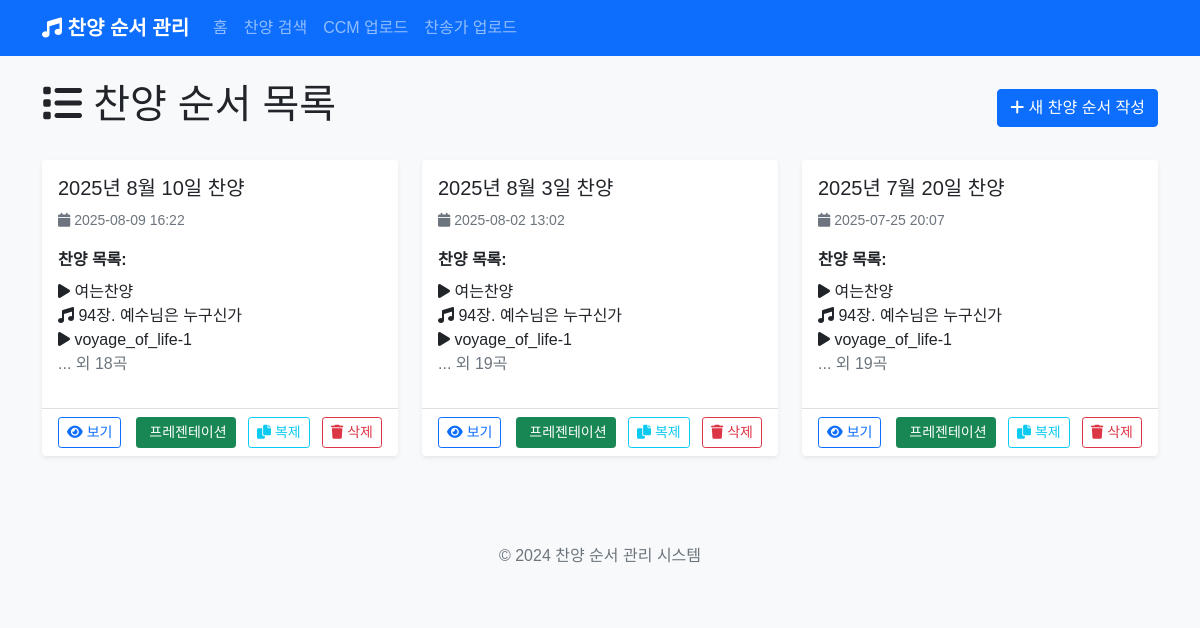
Before: / with the older database file.
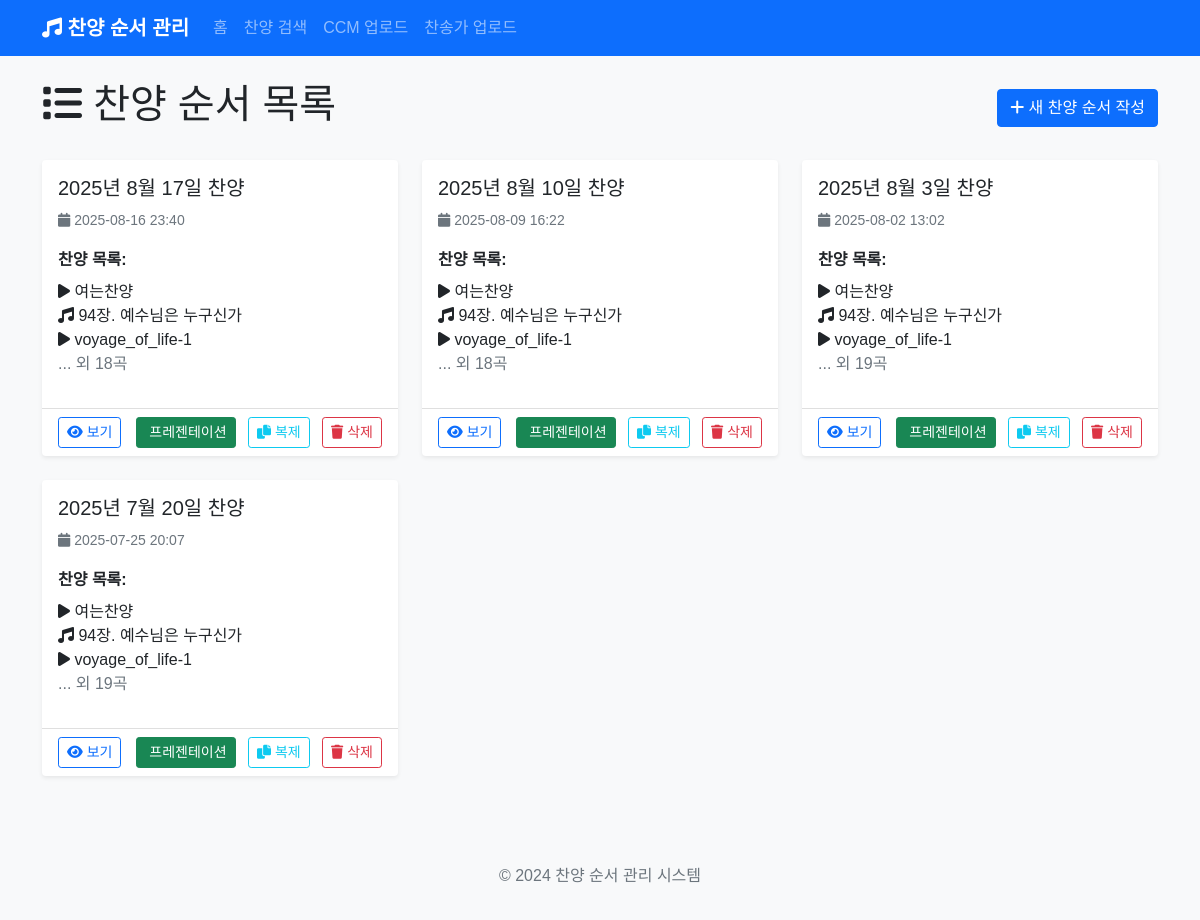
After: the same page with the newer database file.
### app.py (models this page shows)
class PraisePost(db.Model):
    id = db.Column(db.Integer, primary_key=True)
    title = db.Column(db.String(200), nullable=False)
    content = db.Column(db.Text, nullable=False)
    created_at = db.Column(db.DateTime, default=datetime.utcnow)
    songs = db.relationship('Song', backref='praise_post', lazy=True, cascade='all, delete-orphan')
    background_image = db.Column(db.String(500))  # 전체 배경 이미지
    parallax_image = db.Column(db.String(500))  # 패럴랙스 배경 이미지

class Song(db.Model):
    id = db.Column(db.Integer, primary_key=True)
    title = db.Column(db.String(200), nullable=False)
    song_type = db.Column(db.String(50), nullable=False)  # 'hymn', 'ccm', 'section', 'media'
    hymn_number = db.Column(db.String(10))  # 찬송가 번호
    lyrics = db.Column(db.Text)  # 가사
    order = db.Column(db.Integer, nullable=False)
    praise_post_id = db.Column(db.Integer, db.ForeignKey('praise_post.id'), nullable=False)
    section_title = db.Column(db.String(200))  # 섹션 제목 (예: 찬양순서1)
    media_type = db.Column(db.String(50))  # 'image', 'video'
    media_url = db.Column(db.String(500))  # 미디어 파일 경로
    background_image = db.Column(db.String(500))  # 배경 이미지

### app.py (the view)
@app.route('/')
def index():
    posts = PraisePost.query.order_by(PraisePost.created_at.desc()).all()
    return render_template('index.html', posts=posts)

### templates/index.html (shortened to what this page needs)
{% extends "base.html" %}
{% block content %}
<div class="row">
    <div class="col-12">
        <div class="d-flex justify-content-between align-items-center mb-4">
            <h1><i class="fas fa-list"></i> 찬양 순서 목록</h1>
            <a href="{{ url_for('new_post') }}" class="btn btn-primary">
                <i class="fas fa-plus"></i> 새 찬양 순서 작성
            </a>
        </div>
    </div>
</div>
{% if posts %}
<div class="row">
    {% for post in posts %}
    <div class="col-md-6 col-lg-4 mb-4">
        <div class="card h-100 shadow-sm">
            <div class="card-body">
                <h5 class="card-title">{{ post.title }}</h5>
                <p class="card-text text-muted">
                    <small>
                        <i class="fas fa-calendar"></i> {{ post.created_at.strftime('%Y-%m-%d %H:%M') }}
                    </small>
                </p>
                <div class="mb-3">
                    <strong>찬양 목록:</strong>
                    <ul class="list-unstyled mt-2">
                        {% for song in post.songs[:3] %}
                        <li>
                            <i class="fas fa-{{ 'music' if song.song_type == 'hymn' else 'play' }}"></i>
                            {% if song.song_type == 'hymn' %}
                                {{ song.hymn_number }}장. {{ song.title }}
                            {% else %}
                                {{ song.title }}
                            {% endif %}
                        </li>
                        {% endfor %}
                        {% if post.songs|length > 3 %}
                        <li class="text-muted">... 외 {{ post.songs|length - 3 }}곡</li>
                        {% endif %}
                    </ul>
                </div>
            </div>
            <div class="card-footer bg-transparent">
                <div class="d-flex justify-content-between align-items-center">
                    <div>
                        <a href="{{ url_for('view_post', post_id=post.id) }}" class="btn btn-outline-primary btn-sm">
                            <i class="fas fa-eye"></i> 보기
                        </a>
                    </div>
                    <div>
                        <a href="{{ url_for('presentation', post_id=post.id) }}" class="btn btn-success btn-sm me-2" target="_blank">
                             프레젠테이션
                        </a>
                        <button type="button" class="btn btn-outline-info btn-sm me-2" onclick="duplicatePost({{ post.id }}, '{{ post.title }}')" title="복제하기">
                            <i class="fas fa-copy"></i> 복제
                        </button>
                        <button type="button" class="btn btn-outline-danger btn-sm" onclick="confirmDelete({{ post.id }}, '{{ post.title }}')">
                            <i class="fas fa-trash"></i> 삭제
                        </button>
                    </div>
                </div>
            </div>
        </div>
    </div>
    {% endfor %}
</div>
{% endif %}
{% endblock %}

### templates/base.html (shortened to what this page needs)
<!DOCTYPE html>
<html lang="ko">
<head>
    <link href="https://cdn.jsdelivr.net/npm/bootstrap@5.1.3/dist/css/bootstrap.min.css" rel="stylesheet">
    <link href="https://cdnjs.cloudflare.com/ajax/libs/font-awesome/6.0.0/css/all.min.css" rel="stylesheet">
    <link href="{{ url_for('static', filename='css/style.css') }}" rel="stylesheet">
</head>
<body>
    <nav class="navbar navbar-expand-lg navbar-dark bg-primary">
        <div class="container">
            <a class="navbar-brand" href="{{ url_for('index') }}">
                <i class="fas fa-music"></i> 찬양 순서 관리
            </a>
            <div class="collapse navbar-collapse" id="navbarNav">
                <ul class="navbar-nav me-auto">
                    <li class="nav-item">
                        <a class="nav-link" href="{{ url_for('index') }}">홈</a>
                    </li>
                    <li class="nav-item">
                        <a class="nav-link" href="{{ url_for('search') }}">찬양 검색</a>
                    </li>
                    <li class="nav-item">
                        <a class="nav-link" href="{{ url_for('upload_ccm') }}">CCM 업로드</a>
                    </li>
                    <li class="nav-item">
                        <a class="nav-link" href="{{ url_for('upload_hymn') }}">찬송가 업로드</a>
                    </li>
                </ul>
            </div>
        </div>
    </nav>
    <main class="container mt-4">
        {% block content %}{% endblock %}
    </main>
    <footer class="bg-light text-center text-muted py-3 mt-5">
        <div class="container">
            <p>&copy; 2024 찬양 순서 관리 시스템</p>
        </div>
    </footer>
</body>
</html>

### static/css/style.css (style rules this page uses)
body { font-family: 'Noto Sans KR', sans-serif; background-color: #f8f9fa; }
.navbar-brand { font-weight: bold; }
.card { border: none; box-shadow: 0 0.125rem 0.25rem rgba(0, 0, 0, 0.075); transition: box-shadow 0.15s ease-in-out; }
.btn { transition: all 0.15s ease-in-out; }

Changed rows visible on the page:
added PraisePost: title "2025년 8월 17일 찬양", created_at "2025-08-16 23:40", songs|length "18"
added Song: title "여는찬양", shown under "2025년 8월 17일 찬양"
added Song: hymn_number "94", title "예수님은 누구신가", shown under "2025년 8월 17일 찬양"
added Song: title "voyage_of_life-1", shown under "2025년 8월 17일 찬양"
